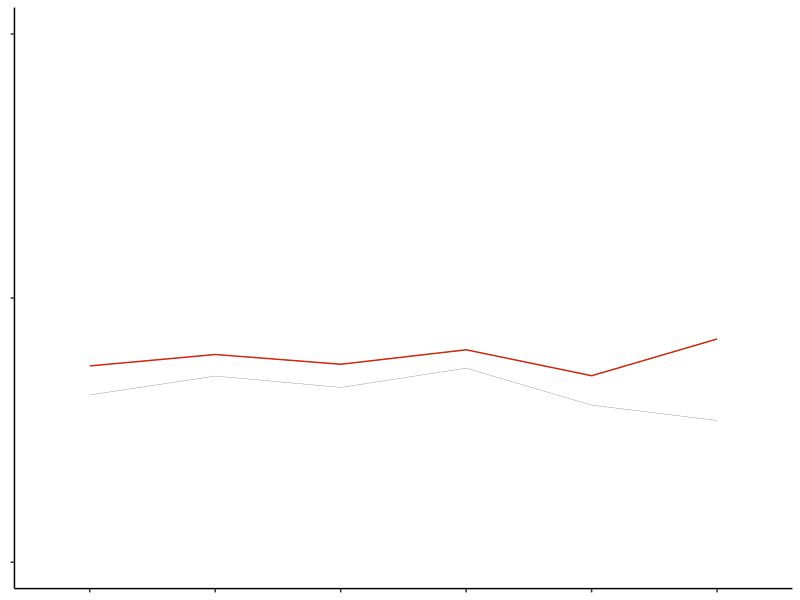
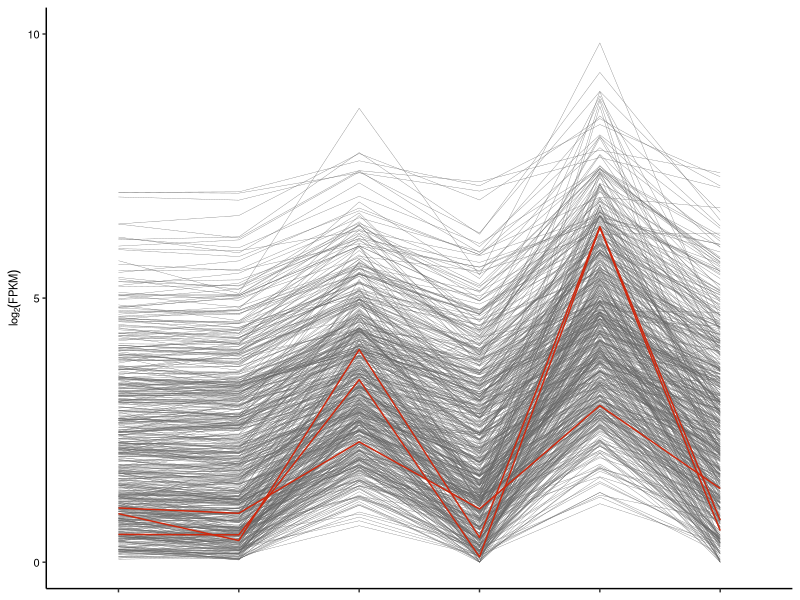
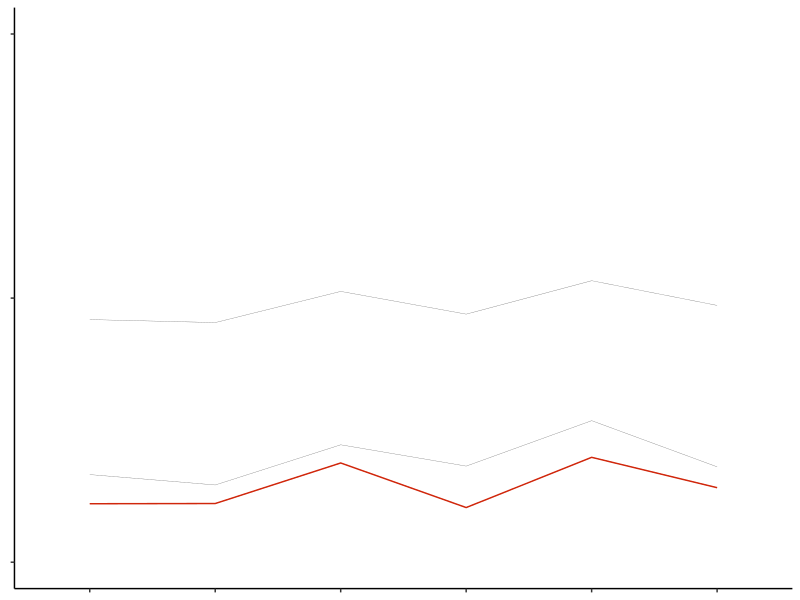
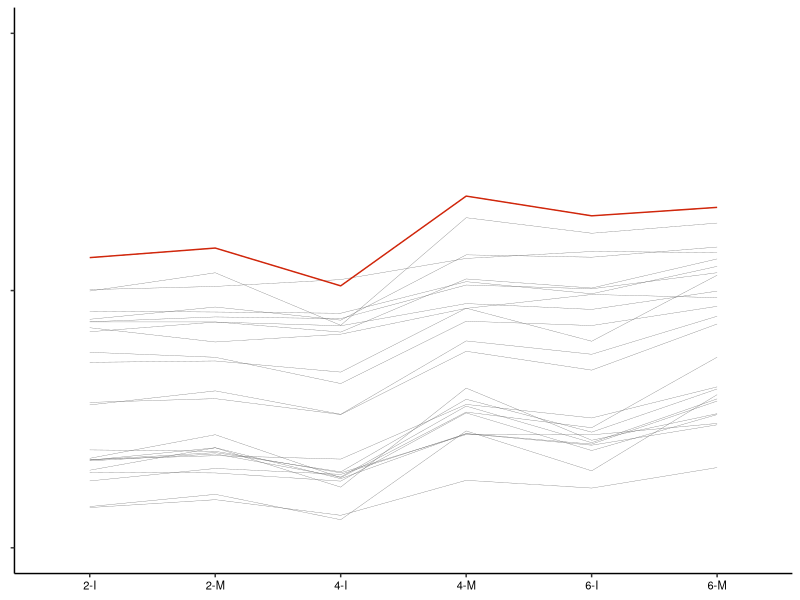
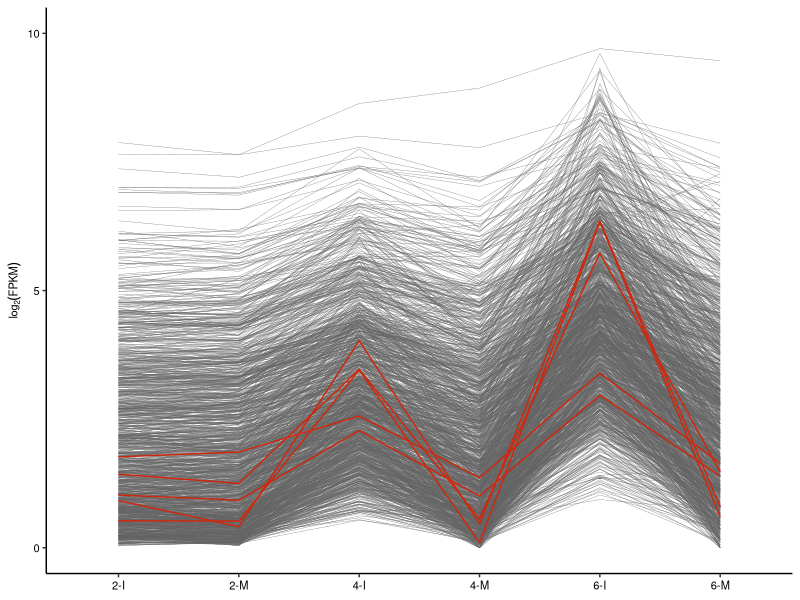
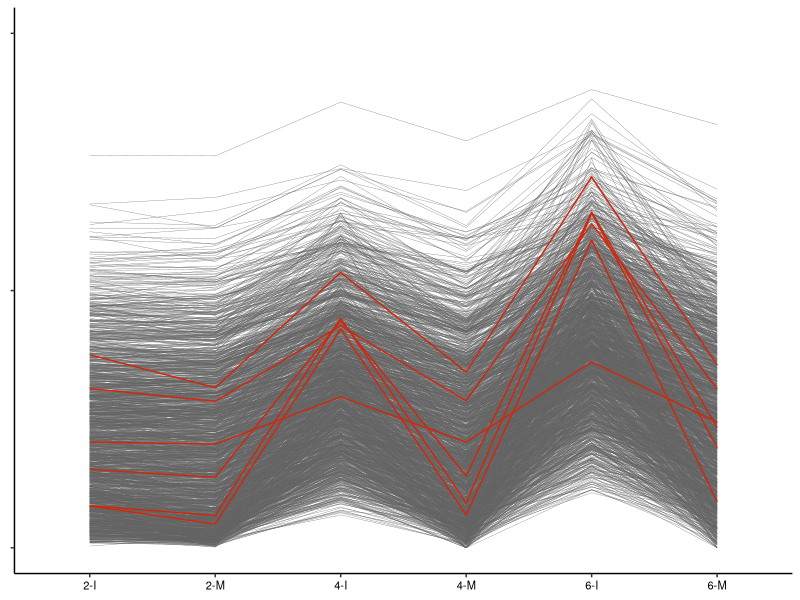
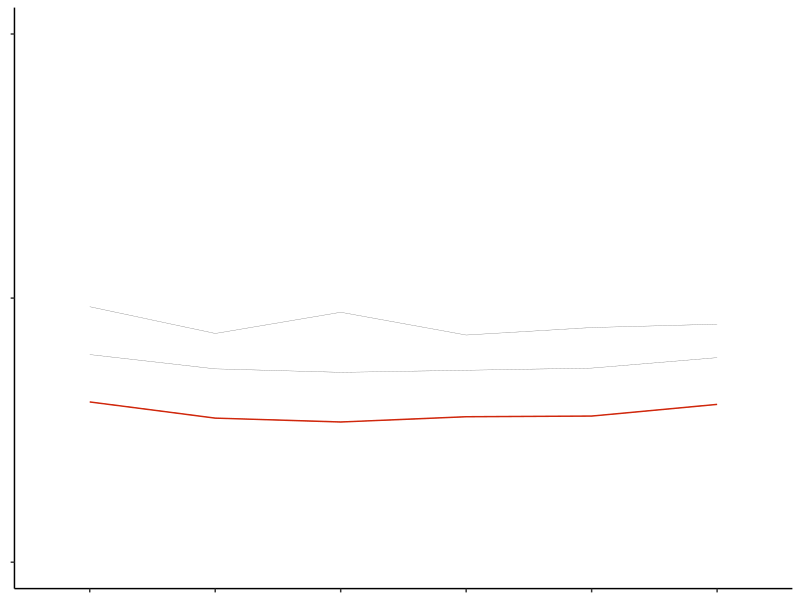
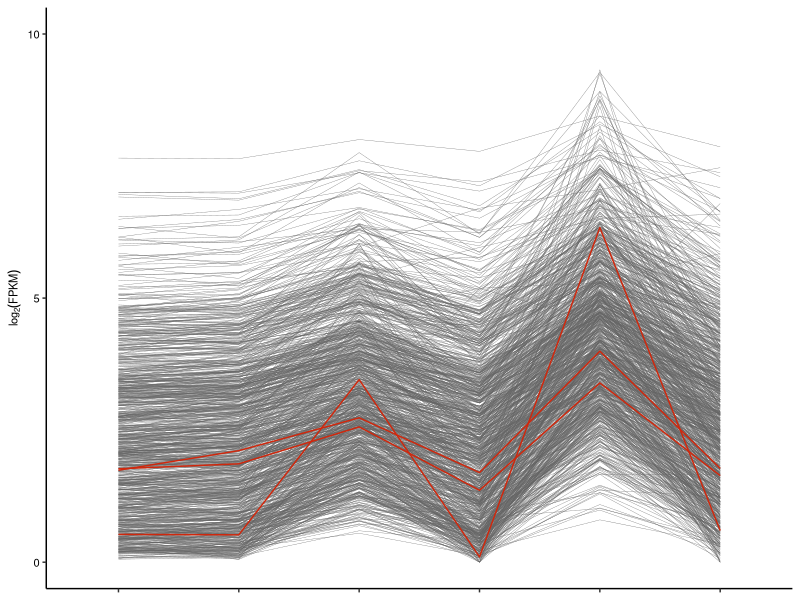

Source code (R) for these figures, in order:
# Figure 3 plotting code
## Eva and Cory
## Started 10/30/18

#load necessary libraries
library(ggplot2)
library(scales)
## Data exploration for figure 3
# Directory for expression matrix files
setwd("~/Documents/GitHub/cory/MPGI/figure4/Expression_graphs")

########DND1

## Import network data: BRACHY
Bd21_BDIBD213.1G0110600 <- read.table("Bd21_BDIBD213.1G0110600_network_expression.txt", header = TRUE, sep = "\t")
attach(Bd21_BDIBD213.1G0110600)
Bd21_BDIBD213.1G0110600$geneid <- as.character(Bd21_BDIBD213.1G0110600$geneid)
Bd21_BDIBD213.1G0110600day2 <- as.matrix(rep(2, nrow(Bd21_BDIBD213.1G0110600)))
Bd21_BDIBD213.1G0110600day4 <- as.matrix(rep(4, nrow(Bd21_BDIBD213.1G0110600)))
Bd21_BDIBD213.1G0110600day6 <- as.matrix(rep(6, nrow(Bd21_BDIBD213.1G0110600)))
Bd21_BDIBD213.1G0110600mock <- as.matrix(rep("Mock", nrow(Bd21_BDIBD213.1G0110600)))
Bd21_BDIBD213.1G0110600inoc <- as.matrix(rep("Inoc", nrow(Bd21_BDIBD213.1G0110600)))
Bd21_BDIBD213.1G0110600geneid <- Bd21_BDIBD213.1G0110600$geneid
Bd21_BDIBD213.1G0110600tmp1 <- cbind(Bd21_BDIBD213.1G0110600geneid, Bd21_BDIBD213.1G0110600day2, Bd21_BDIBD213.1G0110600mock, Bd21_BDIBD213.1G0110600$X2dpi_mock)
Bd21_BDIBD213.1G0110600tmp2 <- cbind(Bd21_BDIBD213.1G0110600geneid, Bd21_BDIBD213.1G0110600day4, Bd21_BDIBD213.1G0110600mock, Bd21_BDIBD213.1G0110600$X4dpi_mock)
Bd21_BDIBD213.1G0110600tmp3 <- cbind(Bd21_BDIBD213.1G0110600geneid, Bd21_BDIBD213.1G0110600day6, Bd21_BDIBD213.1G0110600mock, Bd21_BDIBD213.1G0110600$X6dpi_mock)
Bd21_BDIBD213.1G0110600tmp4 <- cbind(Bd21_BDIBD213.1G0110600geneid, Bd21_BDIBD213.1G0110600day2, Bd21_BDIBD213.1G0110600inoc, Bd21_BDIBD213.1G0110600$X2dpi_inoc)
Bd21_BDIBD213.1G0110600tmp5 <- cbind(Bd21_BDIBD213.1G0110600geneid, Bd21_BDIBD213.1G0110600day4, Bd21_BDIBD213.1G0110600inoc, Bd21_BDIBD213.1G0110600$X4dpi_inoc)
Bd21_BDIBD213.1G0110600tmp6 <- cbind(Bd21_BDIBD213.1G0110600geneid, Bd21_BDIBD213.1G0110600day6, Bd21_BDIBD213.1G0110600inoc, Bd21_BDIBD213.1G0110600$X6dpi_inoc)
Bd21_BDIBD213.1G0110600_ALL <- rbind(Bd21_BDIBD213.1G0110600tmp1, Bd21_BDIBD213.1G0110600tmp2, Bd21_BDIBD213.1G0110600tmp3, Bd21_BDIBD213.1G0110600tmp4, Bd21_BDIBD213.1G0110600tmp5, Bd21_BDIBD213.1G0110600tmp6)
Bd21_BDIBD213.1G0110600_ALL <- as.data.frame(Bd21_BDIBD213.1G0110600_ALL, )
colnames(Bd21_BDIBD213.1G0110600_ALL) <- c("Geneid", "Day", "Treatment", "Average.Expression")
attach(Bd21_BDIBD213.1G0110600_ALL)
Bd21_BDIBD213.1G0110600_ALL$Average.Expression <- as.numeric(as.character(Bd21_BDIBD213.1G0110600_ALL$Average.Expression))
Bd21_BDIBD213.1G0110600_ALL$combined <- paste(Bd21_BDIBD213.1G0110600_ALL$Day, Bd21_BDIBD213.1G0110600_ALL$Treatment)
attach(Bd21_BDIBD213.1G0110600_ALL)

Bd21_BDIBD213.1G0110600_ALL$Average.Expression <- (Bd21_BDIBD213.1G0110600_ALL$Average.Expression + 1)
Bd21_BDIBD213.1G0110600_ALL$log2_exp <- log2(Bd21_BDIBD213.1G0110600_ALL$Average.Expression)
#brachy graph DND1
Bd21_BDIBD213.1G0110600_plot <- ggplot(Bd21_BDIBD213.1G0110600_ALL, aes(x = combined,
                                                                        y = log2_exp,
                                                                        group = Geneid,
                                                                        color = (Geneid == "BDIBD213.1G0110600"))) +
  geom_line(size = 0.1) +
  labs(x = "",
       y = "") +
  scale_y_continuous(breaks = c(0, 5, 10), labels = c("", "", ""),  limits = c(0, 10)) +
  scale_color_manual(values = c("#636363", "#D0270C")) +
  theme(panel.background = element_blank(), 
        axis.line = element_line(color = "black"), 
        axis.text.x = element_blank(),
        axis.text.y = element_text(color = "black", size = 8),
        axis.title.y = element_blank(),
        axis.title.x = element_blank(),
        legend.position = "none") +
  geom_line(data = subset(Bd21_BDIBD213.1G0110600_ALL, Geneid == "BDIBD213.3G0030500"), aes(x = combined, y = log2_exp), color = "#D0270C") +
  geom_line(data = subset(Bd21_BDIBD213.1G0110600_ALL, Geneid == "BDIBD213.1G0357000"), aes(x = combined, y = log2_exp), color = "#D0270C") +
  geom_line(data = subset(Bd21_BDIBD213.1G0110600_ALL, Geneid == "BDIBD213.2G0590100"), aes(x = combined, y = log2_exp), color = "#D0270C") +
  geom_line(data = subset(Bd21_BDIBD213.1G0110600_ALL, Geneid == "BDIBD213.2G0641600"), aes(x = combined, y = log2_exp), color = "#D0270C") +
  geom_line(data = subset(Bd21_BDIBD213.1G0110600_ALL, Geneid == "BDIBD213.1G0110600"), aes(x = combined, y = log2_exp), color = "#D0270C") +
  geom_line(data = subset(Bd21_BDIBD213.1G0110600_ALL, Geneid == "BDIBD213.1G1026800"), aes(x = combined, y = log2_exp), color = "#D0270C") +
  geom_line(data = subset(Bd21_BDIBD213.1G0110600_ALL, Geneid == "BDIBD213.4G0315600"), aes(x = combined, y = log2_exp), color = "#D0270C")
  


ggsave("DND1_Bd21.pdf", plot = Bd21_BDIBD213.1G0110600_plot, device = "pdf", width = 2, height = 0.75, units = "in")
######### W2691
W2691_TRAESCS5D01G404600 <- read.table("W2691_TRAESCS5D01G404600_network_expression.txt", header = TRUE, sep = "\t")
attach(W2691_TRAESCS5D01G404600)
W2691_TRAESCS5D01G404600$geneid <- as.character(W2691_TRAESCS5D01G404600$geneid)
W2691_TRAESCS5D01G404600day2 <- as.matrix(rep(2, nrow(W2691_TRAESCS5D01G404600)))
W2691_TRAESCS5D01G404600day4 <- as.matrix(rep(4, nrow(W2691_TRAESCS5D01G404600)))
W2691_TRAESCS5D01G404600day6 <- as.matrix(rep(6, nrow(W2691_TRAESCS5D01G404600)))
W2691_TRAESCS5D01G404600mock <- as.matrix(rep("Mock", nrow(W2691_TRAESCS5D01G404600)))
W2691_TRAESCS5D01G404600inoc <- as.matrix(rep("Inoc", nrow(W2691_TRAESCS5D01G404600)))
W2691_TRAESCS5D01G404600geneid <- W2691_TRAESCS5D01G404600$geneid
W2691_TRAESCS5D01G404600tmp1 <- cbind(W2691_TRAESCS5D01G404600geneid, W2691_TRAESCS5D01G404600day2, W2691_TRAESCS5D01G404600mock, W2691_TRAESCS5D01G404600$X2dpi_mock)
W2691_TRAESCS5D01G404600tmp2 <- cbind(W2691_TRAESCS5D01G404600geneid, W2691_TRAESCS5D01G404600day4, W2691_TRAESCS5D01G404600mock, W2691_TRAESCS5D01G404600$X4dpi_mock)
W2691_TRAESCS5D01G404600tmp3 <- cbind(W2691_TRAESCS5D01G404600geneid, W2691_TRAESCS5D01G404600day6, W2691_TRAESCS5D01G404600mock, W2691_TRAESCS5D01G404600$X6dpi_mock)
W2691_TRAESCS5D01G404600tmp4 <- cbind(W2691_TRAESCS5D01G404600geneid, W2691_TRAESCS5D01G404600day2, W2691_TRAESCS5D01G404600inoc, W2691_TRAESCS5D01G404600$X2dpi_inoc)
W2691_TRAESCS5D01G404600tmp5 <- cbind(W2691_TRAESCS5D01G404600geneid, W2691_TRAESCS5D01G404600day4, W2691_TRAESCS5D01G404600inoc, W2691_TRAESCS5D01G404600$X4dpi_inoc)
W2691_TRAESCS5D01G404600tmp6 <- cbind(W2691_TRAESCS5D01G404600geneid, W2691_TRAESCS5D01G404600day6, W2691_TRAESCS5D01G404600inoc, W2691_TRAESCS5D01G404600$X6dpi_inoc)
W2691_TRAESCS5D01G404600_ALL <- rbind(W2691_TRAESCS5D01G404600tmp1, W2691_TRAESCS5D01G404600tmp2, W2691_TRAESCS5D01G404600tmp3, W2691_TRAESCS5D01G404600tmp4, W2691_TRAESCS5D01G404600tmp5, W2691_TRAESCS5D01G404600tmp6)
W2691_TRAESCS5D01G404600_ALL <- as.data.frame(W2691_TRAESCS5D01G404600_ALL, )
colnames(W2691_TRAESCS5D01G404600_ALL) <- c("Geneid", "Day", "Treatment", "Average.Expression")
attach(W2691_TRAESCS5D01G404600_ALL)
W2691_TRAESCS5D01G404600_ALL$Average.Expression <- as.numeric(as.character(W2691_TRAESCS5D01G404600_ALL$Average.Expression))
W2691_TRAESCS5D01G404600_ALL$combined <- paste(W2691_TRAESCS5D01G404600_ALL$Day, W2691_TRAESCS5D01G404600_ALL$Treatment)
attach(W2691_TRAESCS5D01G404600_ALL)
W2691_TRAESCS5D01G404600_ALL$Average.Expression <- (W2691_TRAESCS5D01G404600_ALL$Average.Expression+1)
W2691_TRAESCS5D01G404600_ALL$log2_exp <- log2(W2691_TRAESCS5D01G404600_ALL$Average.Expression)
#######W2691 plot

W2691_TRAESCS5D01G404600_plot <- ggplot(W2691_TRAESCS5D01G404600_ALL, aes(x = combined,
                                                                          y = log2_exp,
                                                                          group = Geneid,
                                                                          color = "#636363")) +
  geom_line(size = 0.1) +
  labs(x = "",
       y = expression(log[2](FPKM))) +
  scale_y_continuous(breaks = c(0, 5, 10), limits = c(0, 10)) +
  scale_color_manual(values = c("#636363", "#D0270C")) +
  theme(panel.background = element_blank(), 
        axis.line = element_line(color = "black"), 
        axis.text.x = element_blank(),
        axis.text.y = element_text(color = "black", size = 8),
        axis.title.y = element_text(color = "black", size = 8),
        axis.title.x = element_blank(),
        legend.position = "none",
        plot.title=element_text(size = 1, face = "plain")) +
  geom_line(data = subset(W2691_TRAESCS5D01G404600_ALL, Geneid == "TRAESCS6A01G083200"), aes(x = combined, y = log2_exp), color = "#D0270C") +
  geom_line(data = subset(W2691_TRAESCS5D01G404600_ALL, Geneid == "TRAESCS6B01G113900"), aes(x = combined, y = log2_exp), color = "#D0270C") +
  geom_line(data = subset(W2691_TRAESCS5D01G404600_ALL, Geneid == "TRAESCS6D01G077000"), aes(x = combined, y = log2_exp), color = "#D0270C") +
  geom_line(data = subset(W2691_TRAESCS5D01G404600_ALL, Geneid == "TRAESCS2A01G231900"), aes(x = combined, y = log2_exp), color = "#D0270C") +
  geom_line(data = subset(W2691_TRAESCS5D01G404600_ALL, Geneid == "TRAESCS2B01G253500"), aes(x = combined, y = log2_exp), color = "#D0270C") +
  geom_line(data = subset(W2691_TRAESCS5D01G404600_ALL, Geneid == "TRAESCS2D01G236800"), aes(x = combined, y = log2_exp), color = "#D0270C") +
  geom_line(data = subset(W2691_TRAESCS5D01G404600_ALL, Geneid == "TRAESCS3D01G246000"), aes(x = combined, y = log2_exp), color = "#D0270C") +
  geom_line(data = subset(W2691_TRAESCS5D01G404600_ALL, Geneid == "TRAESCS5D01G404600"), aes(x = combined, y = log2_exp), color = "#D0270C") +
  geom_line(data = subset(W2691_TRAESCS5D01G404600_ALL, Geneid == "TRAESCS4B01G346900"), aes(x = combined, y = log2_exp), color = "#D0270C") +
  geom_line(data = subset(W2691_TRAESCS5D01G404600_ALL, Geneid == "TRAESCS4D01G341800"), aes(x = combined, y = log2_exp), color = "#D0270C") +
  geom_line(data = subset(W2691_TRAESCS5D01G404600_ALL, Geneid == "TRAESCS5A01G515600"), aes(x = combined, y = log2_exp), color = "#D0270C") +
  geom_line(data = subset(W2691_TRAESCS5D01G404600_ALL, Geneid == "TRAESCS4B01G106300"), aes(x = combined, y = log2_exp), color = "#D0270C")

ggsave("DND1_W2691.pdf", plot = W2691_TRAESCS5D01G404600_plot, device = "pdf", width = 2, height = 0.75, units = "in")
#######

######Sr9b

Sr9b_TRAESCS5D01G404600 <- read.table("Sr9b_TRAESCS5D01G404600_network_expression.txt", header = TRUE, sep = "\t")
attach(Sr9b_TRAESCS5D01G404600)
Sr9b_TRAESCS5D01G404600$geneid <- as.character(Sr9b_TRAESCS5D01G404600$geneid)
Sr9b_TRAESCS5D01G404600day2 <- as.matrix(rep(2, nrow(Sr9b_TRAESCS5D01G404600)))
Sr9b_TRAESCS5D01G404600day4 <- as.matrix(rep(4, nrow(Sr9b_TRAESCS5D01G404600)))
Sr9b_TRAESCS5D01G404600day6 <- as.matrix(rep(6, nrow(Sr9b_TRAESCS5D01G404600)))
Sr9b_TRAESCS5D01G404600mock <- as.matrix(rep("Mock", nrow(Sr9b_TRAESCS5D01G404600)))
Sr9b_TRAESCS5D01G404600inoc <- as.matrix(rep("Inoc", nrow(Sr9b_TRAESCS5D01G404600)))
Sr9b_TRAESCS5D01G404600geneid <- Sr9b_TRAESCS5D01G404600$geneid
Sr9b_TRAESCS5D01G404600tmp1 <- cbind(Sr9b_TRAESCS5D01G404600geneid, Sr9b_TRAESCS5D01G404600day2, Sr9b_TRAESCS5D01G404600mock, Sr9b_TRAESCS5D01G404600$X2dpi_mock)
Sr9b_TRAESCS5D01G404600tmp2 <- cbind(Sr9b_TRAESCS5D01G404600geneid, Sr9b_TRAESCS5D01G404600day4, Sr9b_TRAESCS5D01G404600mock, Sr9b_TRAESCS5D01G404600$X4dpi_mock)
Sr9b_TRAESCS5D01G404600tmp3 <- cbind(Sr9b_TRAESCS5D01G404600geneid, Sr9b_TRAESCS5D01G404600day6, Sr9b_TRAESCS5D01G404600mock, Sr9b_TRAESCS5D01G404600$X6dpi_mock)
Sr9b_TRAESCS5D01G404600tmp4 <- cbind(Sr9b_TRAESCS5D01G404600geneid, Sr9b_TRAESCS5D01G404600day2, Sr9b_TRAESCS5D01G404600inoc, Sr9b_TRAESCS5D01G404600$X2dpi_inoc)
Sr9b_TRAESCS5D01G404600tmp5 <- cbind(Sr9b_TRAESCS5D01G404600geneid, Sr9b_TRAESCS5D01G404600day4, Sr9b_TRAESCS5D01G404600inoc, Sr9b_TRAESCS5D01G404600$X4dpi_inoc)
Sr9b_TRAESCS5D01G404600tmp6 <- cbind(Sr9b_TRAESCS5D01G404600geneid, Sr9b_TRAESCS5D01G404600day6, Sr9b_TRAESCS5D01G404600inoc, Sr9b_TRAESCS5D01G404600$X6dpi_inoc)
Sr9b_TRAESCS5D01G404600_ALL <- rbind(Sr9b_TRAESCS5D01G404600tmp1, Sr9b_TRAESCS5D01G404600tmp2, Sr9b_TRAESCS5D01G404600tmp3, Sr9b_TRAESCS5D01G404600tmp4, Sr9b_TRAESCS5D01G404600tmp5, Sr9b_TRAESCS5D01G404600tmp6)
Sr9b_TRAESCS5D01G404600_ALL <- as.data.frame(Sr9b_TRAESCS5D01G404600_ALL, )
colnames(Sr9b_TRAESCS5D01G404600_ALL) <- c("Geneid", "Day", "Treatment", "Average.Expression")
attach(Sr9b_TRAESCS5D01G404600_ALL)
Sr9b_TRAESCS5D01G404600_ALL$Average.Expression <- as.numeric(as.character(Sr9b_TRAESCS5D01G404600_ALL$Average.Expression))
Sr9b_TRAESCS5D01G404600_ALL$combined <- paste(Sr9b_TRAESCS5D01G404600_ALL$Day, Sr9b_TRAESCS5D01G404600_ALL$Treatment)
attach(Sr9b_TRAESCS5D01G404600_ALL)

Sr9b_TRAESCS5D01G404600_ALL$Average.Expression <- (Sr9b_TRAESCS5D01G404600_ALL$Average.Expression+1)
Sr9b_TRAESCS5D01G404600_ALL$log2_exp <- log2(Sr9b_TRAESCS5D01G404600_ALL$Average.Expression)
#######Sr9b plot

Sr9b_TRAESCS5D01G404600_plot <- ggplot(Sr9b_TRAESCS5D01G404600_ALL, aes(x = combined,
                                                                        y = log2_exp,
                                                                        group = Geneid,
                                                                        color = (Geneid == "TRAESCS5D01G404600"))) +
  geom_line(size = 0.1) +
  labs(x = "",
       y = "") +
  scale_y_continuous(breaks = c(0, 5, 10), labels = c("", "", ""), limits = c(0, 10)) +
  scale_color_manual(values = c("#636363", "#D0270C")) +
  theme(panel.background = element_blank(), 
        axis.line = element_line(color = "black"), 
        axis.text.x = element_blank(),
        axis.text.y = element_text(color = "black", size = 8),
        axis.title.y = element_blank(),
        axis.title.x = element_blank(),
        legend.position = "none",
        plot.title=element_text(size = 1, face = "plain")) +
  geom_line(data = subset(Sr9b_TRAESCS5D01G404600_ALL, Geneid == "TRAESCS6A01G083200"), aes(x = combined, y = log2_exp), color = "#D0270C") +
  geom_line(data = subset(Sr9b_TRAESCS5D01G404600_ALL, Geneid == "TRAESCS6B01G113900"), aes(x = combined, y = log2_exp), color = "#D0270C") +
  geom_line(data = subset(Sr9b_TRAESCS5D01G404600_ALL, Geneid == "TRAESCS6D01G077000"), aes(x = combined, y = log2_exp), color = "#D0270C") +
  geom_line(data = subset(Sr9b_TRAESCS5D01G404600_ALL, Geneid == "TRAESCS2A01G231900"), aes(x = combined, y = log2_exp), color = "#D0270C") +
  geom_line(data = subset(Sr9b_TRAESCS5D01G404600_ALL, Geneid == "TRAESCS2B01G253500"), aes(x = combined, y = log2_exp), color = "#D0270C") +
  geom_line(data = subset(Sr9b_TRAESCS5D01G404600_ALL, Geneid == "TRAESCS2D01G236800"), aes(x = combined, y = log2_exp), color = "#D0270C") +
  geom_line(data = subset(Sr9b_TRAESCS5D01G404600_ALL, Geneid == "TRAESCS3D01G246000"), aes(x = combined, y = log2_exp), color = "#D0270C") +
  geom_line(data = subset(Sr9b_TRAESCS5D01G404600_ALL, Geneid == "TRAESCS5D01G404600"), aes(x = combined, y = log2_exp), color = "#D0270C") +
  geom_line(data = subset(Sr9b_TRAESCS5D01G404600_ALL, Geneid == "TRAESCS4B01G346900"), aes(x = combined, y = log2_exp), color = "#D0270C") +
  geom_line(data = subset(Sr9b_TRAESCS5D01G404600_ALL, Geneid == "TRAESCS4D01G341800"), aes(x = combined, y = log2_exp), color = "#D0270C") +
  geom_line(data = subset(Sr9b_TRAESCS5D01G404600_ALL, Geneid == "TRAESCS5A01G515600"), aes(x = combined, y = log2_exp), color = "#D0270C") +
  geom_line(data = subset(Sr9b_TRAESCS5D01G404600_ALL, Geneid == "TRAESCS4B01G106300"), aes(x = combined, y = log2_exp), color = "#D0270C")


ggsave("DND1_Sr9b.pdf", plot = Sr9b_TRAESCS5D01G404600_plot, device = "pdf", width = 2, height =0.75, units = "in")
#######

############### DMR6 #######
###Brachy
Bd21_BDIBD213.1G1026800 <- read.table("Bd21_BDIBD213.1G1026800_network_expression.txt", header = TRUE, sep = "\t")
attach(Bd21_BDIBD213.1G1026800)
Bd21_BDIBD213.1G1026800$geneid <- as.character(Bd21_BDIBD213.1G1026800$geneid)
Bd21_BDIBD213.1G1026800day2 <- as.matrix(rep(2, nrow(Bd21_BDIBD213.1G1026800)))
Bd21_BDIBD213.1G1026800day4 <- as.matrix(rep(4, nrow(Bd21_BDIBD213.1G1026800)))
Bd21_BDIBD213.1G1026800day6 <- as.matrix(rep(6, nrow(Bd21_BDIBD213.1G1026800)))
Bd21_BDIBD213.1G1026800mock <- as.matrix(rep("Mock", nrow(Bd21_BDIBD213.1G1026800)))
Bd21_BDIBD213.1G1026800inoc <- as.matrix(rep("Inoc", nrow(Bd21_BDIBD213.1G1026800)))
Bd21_BDIBD213.1G1026800geneid <- Bd21_BDIBD213.1G1026800$geneid
Bd21_BDIBD213.1G1026800tmp1 <- cbind(Bd21_BDIBD213.1G1026800geneid, Bd21_BDIBD213.1G1026800day2, Bd21_BDIBD213.1G1026800mock, Bd21_BDIBD213.1G1026800$X2dpi_mock)
Bd21_BDIBD213.1G1026800tmp2 <- cbind(Bd21_BDIBD213.1G1026800geneid, Bd21_BDIBD213.1G1026800day4, Bd21_BDIBD213.1G1026800mock, Bd21_BDIBD213.1G1026800$X4dpi_mock)
Bd21_BDIBD213.1G1026800tmp3 <- cbind(Bd21_BDIBD213.1G1026800geneid, Bd21_BDIBD213.1G1026800day6, Bd21_BDIBD213.1G1026800mock, Bd21_BDIBD213.1G1026800$X6dpi_mock)
Bd21_BDIBD213.1G1026800tmp4 <- cbind(Bd21_BDIBD213.1G1026800geneid, Bd21_BDIBD213.1G1026800day2, Bd21_BDIBD213.1G1026800inoc, Bd21_BDIBD213.1G1026800$X2dpi_inoc)
Bd21_BDIBD213.1G1026800tmp5 <- cbind(Bd21_BDIBD213.1G1026800geneid, Bd21_BDIBD213.1G1026800day4, Bd21_BDIBD213.1G1026800inoc, Bd21_BDIBD213.1G1026800$X4dpi_inoc)
Bd21_BDIBD213.1G1026800tmp6 <- cbind(Bd21_BDIBD213.1G1026800geneid, Bd21_BDIBD213.1G1026800day6, Bd21_BDIBD213.1G1026800inoc, Bd21_BDIBD213.1G1026800$X6dpi_inoc)
Bd21_BDIBD213.1G1026800_ALL <- rbind(Bd21_BDIBD213.1G1026800tmp1, Bd21_BDIBD213.1G1026800tmp2, Bd21_BDIBD213.1G1026800tmp3, Bd21_BDIBD213.1G1026800tmp4, Bd21_BDIBD213.1G1026800tmp5, Bd21_BDIBD213.1G1026800tmp6)
Bd21_BDIBD213.1G1026800_ALL <- as.data.frame(Bd21_BDIBD213.1G1026800_ALL, )
colnames(Bd21_BDIBD213.1G1026800_ALL) <- c("Geneid", "Day", "Treatment", "Average.Expression")
attach(Bd21_BDIBD213.1G1026800_ALL)
Bd21_BDIBD213.1G1026800_ALL$Average.Expression <- as.numeric(as.character(Bd21_BDIBD213.1G1026800_ALL$Average.Expression))
Bd21_BDIBD213.1G1026800_ALL$combined <- paste(Bd21_BDIBD213.1G1026800_ALL$Day, Bd21_BDIBD213.1G1026800_ALL$Treatment)
attach(Bd21_BDIBD213.1G1026800_ALL)
Bd21_BDIBD213.1G1026800_ALL$combined <- gsub("2 Mock", "2-M", Bd21_BDIBD213.1G1026800_ALL$combined)
Bd21_BDIBD213.1G1026800_ALL$combined <- gsub("2 Inoc", "2-I", Bd21_BDIBD213.1G1026800_ALL$combined)
Bd21_BDIBD213.1G1026800_ALL$combined <- gsub("4 Mock", "4-M", Bd21_BDIBD213.1G1026800_ALL$combined)
Bd21_BDIBD213.1G1026800_ALL$combined <- gsub("4 Inoc", "4-I", Bd21_BDIBD213.1G1026800_ALL$combined)
Bd21_BDIBD213.1G1026800_ALL$combined <- gsub("6 Mock", "6-M", Bd21_BDIBD213.1G1026800_ALL$combined)
Bd21_BDIBD213.1G1026800_ALL$combined <- gsub("6 Inoc", "6-I", Bd21_BDIBD213.1G1026800_ALL$combined)

Bd21_BDIBD213.1G1026800_ALL$Average.Expression <- (Bd21_BDIBD213.1G1026800_ALL$Average.Expression+1)
Bd21_BDIBD213.1G1026800_ALL$log2_exp <- log2(Bd21_BDIBD213.1G1026800_ALL$Average.Expression)

##################

##Brachy graph
Bd21_BDIBD213.1G1026800_plot <- ggplot(Bd21_BDIBD213.1G1026800_ALL, aes(x = combined,
                                                                        y = log2_exp,
                                                                        group = Geneid,
                                                                        color = (Geneid == "BDIBD213.1G1026800"))) +
  geom_line(size = 0.1) +
  labs(x = "",
       y = "") +
  scale_y_continuous(breaks = c(0, 5, 10), labels = c("", "", ""), limits = c(0, 10)) +
  scale_color_manual(values = c("#636363", "#D0270C")) +
  theme(panel.background = element_blank(), 
        axis.line = element_line(color = "black"), 
        axis.text.x = element_text(color = "black", size = 8),
        axis.text.y = element_text(color = "black", size = 8),
        axis.title.y = element_blank(),
        axis.title.x = element_blank(),
        legend.position = "none") +
  geom_line(data = subset(Bd21_BDIBD213.1G1026800_ALL, Geneid == "BDIBD213.3G0030500"), aes(x = combined, y = log2_exp), color = "#D0270C") +
  geom_line(data = subset(Bd21_BDIBD213.1G1026800_ALL, Geneid == "BDIBD213.1G0357000"), aes(x = combined, y = log2_exp), color = "#D0270C") +
  geom_line(data = subset(Bd21_BDIBD213.1G1026800_ALL, Geneid == "BDIBD213.2G0590100"), aes(x = combined, y = log2_exp), color = "#D0270C") +
  geom_line(data = subset(Bd21_BDIBD213.1G1026800_ALL, Geneid == "BDIBD213.2G0641600"), aes(x = combined, y = log2_exp), color = "#D0270C") +
  geom_line(data = subset(Bd21_BDIBD213.1G1026800_ALL, Geneid == "BDIBD213.1G0110600"), aes(x = combined, y = log2_exp), color = "#D0270C") +
  geom_line(data = subset(Bd21_BDIBD213.1G1026800_ALL, Geneid == "BDIBD213.1G1026800"), aes(x = combined, y = log2_exp), color = "#D0270C") +
  geom_line(data = subset(Bd21_BDIBD213.1G1026800_ALL, Geneid == "BDIBD213.4G0315600"), aes(x = combined, y = log2_exp), color = "#D0270C")


ggsave("DMR6_Bd21.pdf", plot = Bd21_BDIBD213.1G1026800_plot, device = "pdf", width = 2, height = 0.75, units = "in")
######

### W2691
W2691_TRAESCS4B01G346900 <- read.table("W2691_TRAESCS4B01G346900_network_expression.txt", header = TRUE, sep = "\t")
attach(W2691_TRAESCS4B01G346900)
W2691_TRAESCS4B01G346900$geneid <- as.character(W2691_TRAESCS4B01G346900$geneid)
W2691_TRAESCS4B01G346900day2 <- as.matrix(rep(2, nrow(W2691_TRAESCS4B01G346900)))
W2691_TRAESCS4B01G346900day4 <- as.matrix(rep(4, nrow(W2691_TRAESCS4B01G346900)))
W2691_TRAESCS4B01G346900day6 <- as.matrix(rep(6, nrow(W2691_TRAESCS4B01G346900)))
W2691_TRAESCS4B01G346900mock <- as.matrix(rep("Mock", nrow(W2691_TRAESCS4B01G346900)))
W2691_TRAESCS4B01G346900inoc <- as.matrix(rep("Inoc", nrow(W2691_TRAESCS4B01G346900)))
W2691_TRAESCS4B01G346900geneid <- W2691_TRAESCS4B01G346900$geneid
W2691_TRAESCS4B01G346900tmp1 <- cbind(W2691_TRAESCS4B01G346900geneid, W2691_TRAESCS4B01G346900day2, W2691_TRAESCS4B01G346900mock, W2691_TRAESCS4B01G346900$X2dpi_mock)
W2691_TRAESCS4B01G346900tmp2 <- cbind(W2691_TRAESCS4B01G346900geneid, W2691_TRAESCS4B01G346900day4, W2691_TRAESCS4B01G346900mock, W2691_TRAESCS4B01G346900$X4dpi_mock)
W2691_TRAESCS4B01G346900tmp3 <- cbind(W2691_TRAESCS4B01G346900geneid, W2691_TRAESCS4B01G346900day6, W2691_TRAESCS4B01G346900mock, W2691_TRAESCS4B01G346900$X6dpi_mock)
W2691_TRAESCS4B01G346900tmp4 <- cbind(W2691_TRAESCS4B01G346900geneid, W2691_TRAESCS4B01G346900day2, W2691_TRAESCS4B01G346900inoc, W2691_TRAESCS4B01G346900$X2dpi_inoc)
W2691_TRAESCS4B01G346900tmp5 <- cbind(W2691_TRAESCS4B01G346900geneid, W2691_TRAESCS4B01G346900day4, W2691_TRAESCS4B01G346900inoc, W2691_TRAESCS4B01G346900$X4dpi_inoc)
W2691_TRAESCS4B01G346900tmp6 <- cbind(W2691_TRAESCS4B01G346900geneid, W2691_TRAESCS4B01G346900day6, W2691_TRAESCS4B01G346900inoc, W2691_TRAESCS4B01G346900$X6dpi_inoc)
W2691_TRAESCS4B01G346900_ALL <- rbind(W2691_TRAESCS4B01G346900tmp1, W2691_TRAESCS4B01G346900tmp2, W2691_TRAESCS4B01G346900tmp3, W2691_TRAESCS4B01G346900tmp4, W2691_TRAESCS4B01G346900tmp5, W2691_TRAESCS4B01G346900tmp6)
W2691_TRAESCS4B01G346900_ALL <- as.data.frame(W2691_TRAESCS4B01G346900_ALL, )
colnames(W2691_TRAESCS4B01G346900_ALL) <- c("Geneid", "Day", "Treatment", "Average.Expression")
attach(W2691_TRAESCS4B01G346900_ALL)
W2691_TRAESCS4B01G346900_ALL$Average.Expression <- as.numeric(as.character(W2691_TRAESCS4B01G346900_ALL$Average.Expression))
W2691_TRAESCS4B01G346900_ALL$combined <- paste(W2691_TRAESCS4B01G346900_ALL$Day, W2691_TRAESCS4B01G346900_ALL$Treatment)
attach(W2691_TRAESCS4B01G346900_ALL)
W2691_TRAESCS4B01G346900_ALL$combined <- gsub("2 Mock", "2-M", W2691_TRAESCS4B01G346900_ALL$combined)
W2691_TRAESCS4B01G346900_ALL$combined <- gsub("2 Inoc", "2-I", W2691_TRAESCS4B01G346900_ALL$combined)
W2691_TRAESCS4B01G346900_ALL$combined <- gsub("4 Mock", "4-M", W2691_TRAESCS4B01G346900_ALL$combined)
W2691_TRAESCS4B01G346900_ALL$combined <- gsub("4 Inoc", "4-I", W2691_TRAESCS4B01G346900_ALL$combined)
W2691_TRAESCS4B01G346900_ALL$combined <- gsub("6 Mock", "6-M", W2691_TRAESCS4B01G346900_ALL$combined)
W2691_TRAESCS4B01G346900_ALL$combined <- gsub("6 Inoc", "6-I", W2691_TRAESCS4B01G346900_ALL$combined)

W2691_TRAESCS4B01G346900_ALL$Average.Expression <- (W2691_TRAESCS4B01G346900_ALL$Average.Expression+1)
W2691_TRAESCS4B01G346900_ALL$log2_exp <- log2(W2691_TRAESCS4B01G346900_ALL$Average.Expression)

########


### W2691 plot
W2691_TRAESCS4B01G346900_plot <- ggplot(W2691_TRAESCS4B01G346900_ALL, aes(x = combined,
                                                                          y = log2_exp,
                                                                          group = Geneid,
                                                                          color = "#636363")) +
  geom_line(size = 0.1) +
  labs(x = "",
       y = expression(log[2](FPKM))) +
  scale_y_continuous(breaks = c(0, 5, 10), limits = c(0, 10)) +
  scale_color_manual(values = c("#636363", "#D0270C")) +
  theme(panel.background = element_blank(), 
        axis.line = element_line(color = "black"), 
        axis.text.x = element_text(color = "black", size = 8),
        axis.text.y = element_text(color = "black", size = 8),
        axis.title.y = element_text(color = "black", size = 8),
        axis.title.x = element_blank(),
        legend.position = "none") +
  geom_line(data = subset(W2691_TRAESCS4B01G346900_ALL, Geneid == "TRAESCS6A01G083200"), aes(x = combined, y = log2_exp), color = "#D0270C") +
  geom_line(data = subset(W2691_TRAESCS4B01G346900_ALL, Geneid == "TRAESCS6B01G113900"), aes(x = combined, y = log2_exp), color = "#D0270C") +
  geom_line(data = subset(W2691_TRAESCS4B01G346900_ALL, Geneid == "TRAESCS6D01G077000"), aes(x = combined, y = log2_exp), color = "#D0270C") +
  geom_line(data = subset(W2691_TRAESCS4B01G346900_ALL, Geneid == "TRAESCS2A01G231900"), aes(x = combined, y = log2_exp), color = "#D0270C") +
  geom_line(data = subset(W2691_TRAESCS4B01G346900_ALL, Geneid == "TRAESCS2B01G253500"), aes(x = combined, y = log2_exp), color = "#D0270C") +
  geom_line(data = subset(W2691_TRAESCS4B01G346900_ALL, Geneid == "TRAESCS2D01G236800"), aes(x = combined, y = log2_exp), color = "#D0270C") +
  geom_line(data = subset(W2691_TRAESCS4B01G346900_ALL, Geneid == "TRAESCS3D01G246000"), aes(x = combined, y = log2_exp), color = "#D0270C") +
  geom_line(data = subset(W2691_TRAESCS4B01G346900_ALL, Geneid == "TRAESCS5D01G404600"), aes(x = combined, y = log2_exp), color = "#D0270C") +
  geom_line(data = subset(W2691_TRAESCS4B01G346900_ALL, Geneid == "TRAESCS4B01G346900"), aes(x = combined, y = log2_exp), color = "#D0270C") +
  geom_line(data = subset(W2691_TRAESCS4B01G346900_ALL, Geneid == "TRAESCS4D01G341800"), aes(x = combined, y = log2_exp), color = "#D0270C") +
  geom_line(data = subset(W2691_TRAESCS4B01G346900_ALL, Geneid == "TRAESCS5A01G515600"), aes(x = combined, y = log2_exp), color = "#D0270C") +
  geom_line(data = subset(W2691_TRAESCS4B01G346900_ALL, Geneid == "TRAESCS4B01G106300"), aes(x = combined, y = log2_exp), color = "#D0270C")

ggsave("DMR6_W2691.pdf", plot = W2691_TRAESCS4B01G346900_plot, device = "pdf", width = 2, height = 0.78, units = "in")


#### Sr9b
Sr9b_TRAESCS4B01G346900 <- read.table("Sr9b_TRAESCS4B01G346900_network_expression.txt", header = TRUE, sep = "\t")
attach(Sr9b_TRAESCS4B01G346900)
Sr9b_TRAESCS4B01G346900$geneid <- as.character(Sr9b_TRAESCS4B01G346900$geneid)
Sr9b_TRAESCS4B01G346900day2 <- as.matrix(rep(2, nrow(Sr9b_TRAESCS4B01G346900)))
Sr9b_TRAESCS4B01G346900day4 <- as.matrix(rep(4, nrow(Sr9b_TRAESCS4B01G346900)))
Sr9b_TRAESCS4B01G346900day6 <- as.matrix(rep(6, nrow(Sr9b_TRAESCS4B01G346900)))
Sr9b_TRAESCS4B01G346900mock <- as.matrix(rep("Mock", nrow(Sr9b_TRAESCS4B01G346900)))
Sr9b_TRAESCS4B01G346900inoc <- as.matrix(rep("Inoc", nrow(Sr9b_TRAESCS4B01G346900)))
Sr9b_TRAESCS4B01G346900geneid <- Sr9b_TRAESCS4B01G346900$geneid
Sr9b_TRAESCS4B01G346900tmp1 <- cbind(Sr9b_TRAESCS4B01G346900geneid, Sr9b_TRAESCS4B01G346900day2, Sr9b_TRAESCS4B01G346900mock, Sr9b_TRAESCS4B01G346900$X2dpi_mock)
Sr9b_TRAESCS4B01G346900tmp2 <- cbind(Sr9b_TRAESCS4B01G346900geneid, Sr9b_TRAESCS4B01G346900day4, Sr9b_TRAESCS4B01G346900mock, Sr9b_TRAESCS4B01G346900$X4dpi_mock)
Sr9b_TRAESCS4B01G346900tmp3 <- cbind(Sr9b_TRAESCS4B01G346900geneid, Sr9b_TRAESCS4B01G346900day6, Sr9b_TRAESCS4B01G346900mock, Sr9b_TRAESCS4B01G346900$X6dpi_mock)
Sr9b_TRAESCS4B01G346900tmp4 <- cbind(Sr9b_TRAESCS4B01G346900geneid, Sr9b_TRAESCS4B01G346900day2, Sr9b_TRAESCS4B01G346900inoc, Sr9b_TRAESCS4B01G346900$X2dpi_inoc)
Sr9b_TRAESCS4B01G346900tmp5 <- cbind(Sr9b_TRAESCS4B01G346900geneid, Sr9b_TRAESCS4B01G346900day4, Sr9b_TRAESCS4B01G346900inoc, Sr9b_TRAESCS4B01G346900$X4dpi_inoc)
Sr9b_TRAESCS4B01G346900tmp6 <- cbind(Sr9b_TRAESCS4B01G346900geneid, Sr9b_TRAESCS4B01G346900day6, Sr9b_TRAESCS4B01G346900inoc, Sr9b_TRAESCS4B01G346900$X6dpi_inoc)
Sr9b_TRAESCS4B01G346900_ALL <- rbind(Sr9b_TRAESCS4B01G346900tmp1, Sr9b_TRAESCS4B01G346900tmp2, Sr9b_TRAESCS4B01G346900tmp3, Sr9b_TRAESCS4B01G346900tmp4, Sr9b_TRAESCS4B01G346900tmp5, Sr9b_TRAESCS4B01G346900tmp6)
Sr9b_TRAESCS4B01G346900_ALL <- as.data.frame(Sr9b_TRAESCS4B01G346900_ALL, )
colnames(Sr9b_TRAESCS4B01G346900_ALL) <- c("Geneid", "Day", "Treatment", "Average.Expression")
attach(Sr9b_TRAESCS4B01G346900_ALL)
Sr9b_TRAESCS4B01G346900_ALL$Average.Expression <- as.numeric(as.character(Sr9b_TRAESCS4B01G346900_ALL$Average.Expression))
Sr9b_TRAESCS4B01G346900_ALL$combined <- paste(Sr9b_TRAESCS4B01G346900_ALL$Day, Sr9b_TRAESCS4B01G346900_ALL$Treatment)
attach(Sr9b_TRAESCS4B01G346900_ALL)
Sr9b_TRAESCS4B01G346900_ALL$combined <- gsub("2 Mock", "2-M", Sr9b_TRAESCS4B01G346900_ALL$combined)
Sr9b_TRAESCS4B01G346900_ALL$combined <- gsub("2 Inoc", "2-I", Sr9b_TRAESCS4B01G346900_ALL$combined)
Sr9b_TRAESCS4B01G346900_ALL$combined <- gsub("4 Mock", "4-M", Sr9b_TRAESCS4B01G346900_ALL$combined)
Sr9b_TRAESCS4B01G346900_ALL$combined <- gsub("4 Inoc", "4-I", Sr9b_TRAESCS4B01G346900_ALL$combined)
Sr9b_TRAESCS4B01G346900_ALL$combined <- gsub("6 Mock", "6-M", Sr9b_TRAESCS4B01G346900_ALL$combined)
Sr9b_TRAESCS4B01G346900_ALL$combined <- gsub("6 Inoc", "6-I", Sr9b_TRAESCS4B01G346900_ALL$combined)

Sr9b_TRAESCS4B01G346900_ALL$Average.Expression <- (Sr9b_TRAESCS4B01G346900_ALL$Average.Expression+1)
Sr9b_TRAESCS4B01G346900_ALL$log2_exp <- log2(Sr9b_TRAESCS4B01G346900_ALL$Average.Expression)

########

##Sr9b plot
Sr9b_TRAESCS4B01G346900_plot <- ggplot(Sr9b_TRAESCS4B01G346900_ALL, aes(x = combined,
                                                                        y = log2_exp,
                                                                        group = Geneid,
                                                                        color = "#636363")) +
  geom_line(size = 0.1) +
  labs(x = "",
       y = "") +
  scale_color_manual(values = c("#636363", "#D0270C")) +
  scale_y_continuous(breaks = c(0, 5, 10), labels = c("", "", ""), limits = c(0, 10)) +
  theme(panel.background = element_blank(), 
        axis.line = element_line(color = "black"), 
        axis.text.x = element_text(color = "black", size = 8),
        axis.text.y = element_text(color = "black", size = 8),
        axis.title.y = element_blank(),
        axis.title.x = element_blank(),
        legend.position = "none") +
  geom_line(data = subset(Sr9b_TRAESCS4B01G346900_ALL, Geneid == "TRAESCS6A01G083200"), aes(x = combined, y = log2_exp), color = "#D0270C") +
  geom_line(data = subset(Sr9b_TRAESCS4B01G346900_ALL, Geneid == "TRAESCS6B01G113900"), aes(x = combined, y = log2_exp), color = "#D0270C") +
  geom_line(data = subset(Sr9b_TRAESCS4B01G346900_ALL, Geneid == "TRAESCS6D01G077000"), aes(x = combined, y = log2_exp), color = "#D0270C") +
  geom_line(data = subset(Sr9b_TRAESCS4B01G346900_ALL, Geneid == "TRAESCS2A01G231900"), aes(x = combined, y = log2_exp), color = "#D0270C") +
  geom_line(data = subset(Sr9b_TRAESCS4B01G346900_ALL, Geneid == "TRAESCS2B01G253500"), aes(x = combined, y = log2_exp), color = "#D0270C") +
  geom_line(data = subset(Sr9b_TRAESCS4B01G346900_ALL, Geneid == "TRAESCS2D01G236800"), aes(x = combined, y = log2_exp), color = "#D0270C") +
  geom_line(data = subset(Sr9b_TRAESCS4B01G346900_ALL, Geneid == "TRAESCS3D01G246000"), aes(x = combined, y = log2_exp), color = "#D0270C") +
  geom_line(data = subset(Sr9b_TRAESCS4B01G346900_ALL, Geneid == "TRAESCS5D01G404600"), aes(x = combined, y = log2_exp), color = "#D0270C") +
  geom_line(data = subset(Sr9b_TRAESCS4B01G346900_ALL, Geneid == "TRAESCS4B01G346900"), aes(x = combined, y = log2_exp), color = "#D0270C") +
  geom_line(data = subset(Sr9b_TRAESCS4B01G346900_ALL, Geneid == "TRAESCS4D01G341800"), aes(x = combined, y = log2_exp), color = "#D0270C") +
  geom_line(data = subset(Sr9b_TRAESCS4B01G346900_ALL, Geneid == "TRAESCS5A01G515600"), aes(x = combined, y = log2_exp), color = "#D0270C") +
  geom_line(data = subset(Sr9b_TRAESCS4B01G346900_ALL, Geneid == "TRAESCS4B01G106300"), aes(x = combined, y = log2_exp), color = "#D0270C")

ggsave("DMR6_Sr9b.pdf", plot = Sr9b_TRAESCS4B01G346900_plot, device = "pdf", width = 2, height = 0.75, units = "in")
#######

############### VAD1 ##############

## Brachy
Bd21_BDIBD213.1G0357000 <- read.table("Bd21_BDIBD213.1G0357000_network_expression.txt", header = TRUE, sep = "\t")
attach(Bd21_BDIBD213.1G0357000)
Bd21_BDIBD213.1G0357000$geneid <- as.character(Bd21_BDIBD213.1G0357000$geneid)
Bd21_BDIBD213.1G0357000day2 <- as.matrix(rep(2, nrow(Bd21_BDIBD213.1G0357000)))
Bd21_BDIBD213.1G0357000day4 <- as.matrix(rep(4, nrow(Bd21_BDIBD213.1G0357000)))
Bd21_BDIBD213.1G0357000day6 <- as.matrix(rep(6, nrow(Bd21_BDIBD213.1G0357000)))
Bd21_BDIBD213.1G0357000mock <- as.matrix(rep("Mock", nrow(Bd21_BDIBD213.1G0357000)))
Bd21_BDIBD213.1G0357000inoc <- as.matrix(rep("Inoc", nrow(Bd21_BDIBD213.1G0357000)))
Bd21_BDIBD213.1G0357000geneid <- Bd21_BDIBD213.1G0357000$geneid
Bd21_BDIBD213.1G0357000tmp1 <- cbind(Bd21_BDIBD213.1G0357000geneid, Bd21_BDIBD213.1G0357000day2, Bd21_BDIBD213.1G0357000mock, Bd21_BDIBD213.1G0357000$X2dpi_mock)
Bd21_BDIBD213.1G0357000tmp2 <- cbind(Bd21_BDIBD213.1G0357000geneid, Bd21_BDIBD213.1G0357000day4, Bd21_BDIBD213.1G0357000mock, Bd21_BDIBD213.1G0357000$X4dpi_mock)
Bd21_BDIBD213.1G0357000tmp3 <- cbind(Bd21_BDIBD213.1G0357000geneid, Bd21_BDIBD213.1G0357000day6, Bd21_BDIBD213.1G0357000mock, Bd21_BDIBD213.1G0357000$X6dpi_mock)
Bd21_BDIBD213.1G0357000tmp4 <- cbind(Bd21_BDIBD213.1G0357000geneid, Bd21_BDIBD213.1G0357000day2, Bd21_BDIBD213.1G0357000inoc, Bd21_BDIBD213.1G0357000$X2dpi_inoc)
Bd21_BDIBD213.1G0357000tmp5 <- cbind(Bd21_BDIBD213.1G0357000geneid, Bd21_BDIBD213.1G0357000day4, Bd21_BDIBD213.1G0357000inoc, Bd21_BDIBD213.1G0357000$X4dpi_inoc)
Bd21_BDIBD213.1G0357000tmp6 <- cbind(Bd21_BDIBD213.1G0357000geneid, Bd21_BDIBD213.1G0357000day6, Bd21_BDIBD213.1G0357000inoc, Bd21_BDIBD213.1G0357000$X6dpi_inoc)
Bd21_BDIBD213.1G0357000_ALL <- rbind(Bd21_BDIBD213.1G0357000tmp1, Bd21_BDIBD213.1G0357000tmp2, Bd21_BDIBD213.1G0357000tmp3, Bd21_BDIBD213.1G0357000tmp4, Bd21_BDIBD213.1G0357000tmp5, Bd21_BDIBD213.1G0357000tmp6)
Bd21_BDIBD213.1G0357000_ALL <- as.data.frame(Bd21_BDIBD213.1G0357000_ALL, )
colnames(Bd21_BDIBD213.1G0357000_ALL) <- c("Geneid", "Day", "Treatment", "Average.Expression")
attach(Bd21_BDIBD213.1G0357000_ALL)
Bd21_BDIBD213.1G0357000_ALL$Average.Expression <- as.numeric(as.character(Bd21_BDIBD213.1G0357000_ALL$Average.Expression))
Bd21_BDIBD213.1G0357000_ALL$combined <- paste(Bd21_BDIBD213.1G0357000_ALL$Day, Bd21_BDIBD213.1G0357000_ALL$Treatment)
attach(Bd21_BDIBD213.1G0357000_ALL)

Bd21_BDIBD213.1G0357000_ALL$Average.Expression <- (Bd21_BDIBD213.1G0357000_ALL$Average.Expression+1)
Bd21_BDIBD213.1G0357000_ALL$log2_exp <- log2(Bd21_BDIBD213.1G0357000_ALL$Average.Expression)

########################

#brachy plot
Bd21_BDIBD213.1G0357000_plot <- ggplot(Bd21_BDIBD213.1G0357000_ALL, aes(x = combined,
                                                                        y = log2_exp,
                                                                        group = Geneid,
                                                                        color = (Geneid == "BDIBD213.1G0357000"))) +
  geom_line(size = 0.1) +
  labs(x = "",
       y = "") +
  scale_y_continuous(breaks = c(0, 5, 10), labels = c("", "", ""), limits = c(0, 10)) +
  scale_color_manual(values = c("#636363", "#D0270C")) +
  theme(panel.background = element_blank(), 
        axis.line = element_line(color = "black"), 
        axis.text.x = element_blank(),
        axis.text.y = element_text(color = "black", size = 8),
        axis.title.y = element_blank(),
        axis.title.x = element_blank(),
        legend.position = "none") +
  geom_line(data = subset(Bd21_BDIBD213.1G0357000_ALL, Geneid == "BDIBD213.3G0030500"), aes(x = combined, y = log2_exp), color = "#D0270C") +
  geom_line(data = subset(Bd21_BDIBD213.1G0357000_ALL, Geneid == "BDIBD213.1G0357000"), aes(x = combined, y = log2_exp), color = "#D0270C") +
  geom_line(data = subset(Bd21_BDIBD213.1G0357000_ALL, Geneid == "BDIBD213.2G0590100"), aes(x = combined, y = log2_exp), color = "#D0270C") +
  geom_line(data = subset(Bd21_BDIBD213.1G0357000_ALL, Geneid == "BDIBD213.2G0641600"), aes(x = combined, y = log2_exp), color = "#D0270C") +
  geom_line(data = subset(Bd21_BDIBD213.1G0357000_ALL, Geneid == "BDIBD213.1G0110600"), aes(x = combined, y = log2_exp), color = "#D0270C") +
  geom_line(data = subset(Bd21_BDIBD213.1G0357000_ALL, Geneid == "BDIBD213.1G1026800"), aes(x = combined, y = log2_exp), color = "#D0270C") +
  geom_line(data = subset(Bd21_BDIBD213.1G0357000_ALL, Geneid == "BDIBD213.4G0315600"), aes(x = combined, y = log2_exp), color = "#D0270C")


ggsave("VAD1_Bd21.pdf", plot = Bd21_BDIBD213.1G0357000_plot, device = "pdf", width = 2, height = 0.75, units = "in")

######### W2691
W2691_TRAESCS2A01G231900 <- read.table("W2691_TRAESCS2A01G231900_network_expression.txt", header = TRUE, sep = "\t")
attach(W2691_TRAESCS2A01G231900)
W2691_TRAESCS2A01G231900$geneid <- as.character(W2691_TRAESCS2A01G231900$geneid)
W2691_TRAESCS2A01G231900day2 <- as.matrix(rep(2, nrow(W2691_TRAESCS2A01G231900)))
W2691_TRAESCS2A01G231900day4 <- as.matrix(rep(4, nrow(W2691_TRAESCS2A01G231900)))
W2691_TRAESCS2A01G231900day6 <- as.matrix(rep(6, nrow(W2691_TRAESCS2A01G231900)))
W2691_TRAESCS2A01G231900mock <- as.matrix(rep("Mock", nrow(W2691_TRAESCS2A01G231900)))
W2691_TRAESCS2A01G231900inoc <- as.matrix(rep("Inoc", nrow(W2691_TRAESCS2A01G231900)))
W2691_TRAESCS2A01G231900geneid <- W2691_TRAESCS2A01G231900$geneid
W2691_TRAESCS2A01G231900tmp1 <- cbind(W2691_TRAESCS2A01G231900geneid, W2691_TRAESCS2A01G231900day2, W2691_TRAESCS2A01G231900mock, W2691_TRAESCS2A01G231900$X2dpi_mock)
W2691_TRAESCS2A01G231900tmp2 <- cbind(W2691_TRAESCS2A01G231900geneid, W2691_TRAESCS2A01G231900day4, W2691_TRAESCS2A01G231900mock, W2691_TRAESCS2A01G231900$X4dpi_mock)
W2691_TRAESCS2A01G231900tmp3 <- cbind(W2691_TRAESCS2A01G231900geneid, W2691_TRAESCS2A01G231900day6, W2691_TRAESCS2A01G231900mock, W2691_TRAESCS2A01G231900$X6dpi_mock)
W2691_TRAESCS2A01G231900tmp4 <- cbind(W2691_TRAESCS2A01G231900geneid, W2691_TRAESCS2A01G231900day2, W2691_TRAESCS2A01G231900inoc, W2691_TRAESCS2A01G231900$X2dpi_inoc)
W2691_TRAESCS2A01G231900tmp5 <- cbind(W2691_TRAESCS2A01G231900geneid, W2691_TRAESCS2A01G231900day4, W2691_TRAESCS2A01G231900inoc, W2691_TRAESCS2A01G231900$X4dpi_inoc)
W2691_TRAESCS2A01G231900tmp6 <- cbind(W2691_TRAESCS2A01G231900geneid, W2691_TRAESCS2A01G231900day6, W2691_TRAESCS2A01G231900inoc, W2691_TRAESCS2A01G231900$X6dpi_inoc)
W2691_TRAESCS2A01G231900_ALL <- rbind(W2691_TRAESCS2A01G231900tmp1, W2691_TRAESCS2A01G231900tmp2, W2691_TRAESCS2A01G231900tmp3, W2691_TRAESCS2A01G231900tmp4, W2691_TRAESCS2A01G231900tmp5, W2691_TRAESCS2A01G231900tmp6)
W2691_TRAESCS2A01G231900_ALL <- as.data.frame(W2691_TRAESCS2A01G231900_ALL, )
colnames(W2691_TRAESCS2A01G231900_ALL) <- c("Geneid", "Day", "Treatment", "Average.Expression")
attach(W2691_TRAESCS2A01G231900_ALL)
W2691_TRAESCS2A01G231900_ALL$Average.Expression <- as.numeric(as.character(W2691_TRAESCS2A01G231900_ALL$Average.Expression))
W2691_TRAESCS2A01G231900_ALL$combined <- paste(W2691_TRAESCS2A01G231900_ALL$Day, W2691_TRAESCS2A01G231900_ALL$Treatment)
attach(W2691_TRAESCS2A01G231900_ALL)

W2691_TRAESCS2A01G231900_ALL$Average.Expression <- (W2691_TRAESCS2A01G231900_ALL$Average.Expression+1)
W2691_TRAESCS2A01G231900_ALL$log2_exp <- log2(W2691_TRAESCS2A01G231900_ALL$Average.Expression)

#########


####W2691 plot
W2691_TRAESCS2A01G231900_plot <- ggplot(W2691_TRAESCS2A01G231900_ALL, aes(x = combined,
                                                                          y = log2_exp,
                                                                          group = Geneid,
                                                                          color = "#636363")) +
  geom_line(size = 0.1) +
  labs(x = "",
       y = expression(log[2](FPKM))) +
  scale_color_manual(values = c("#636363", "#D0270C")) +
  scale_y_continuous(breaks = scales::pretty_breaks(n = 3), limits = c(0, 10)) +
  theme(panel.background = element_blank(), 
        axis.line = element_line(color = "black"), 
        axis.text.x = element_blank(),
        axis.text.y = element_text(color = "black", size = 8),
        axis.title.y = element_text(color = "black", size = 8),
        axis.title.x = element_blank(),
        legend.position = "none") +
  geom_line(data = subset(W2691_TRAESCS2A01G231900_ALL, Geneid == "TRAESCS6A01G083200"), aes(x = combined, y = log2_exp), color = "#D0270C") +
  geom_line(data = subset(W2691_TRAESCS2A01G231900_ALL, Geneid == "TRAESCS6B01G113900"), aes(x = combined, y = log2_exp), color = "#D0270C") +
  geom_line(data = subset(W2691_TRAESCS2A01G231900_ALL, Geneid == "TRAESCS6D01G077000"), aes(x = combined, y = log2_exp), color = "#D0270C") +
  geom_line(data = subset(W2691_TRAESCS2A01G231900_ALL, Geneid == "TRAESCS2A01G231900"), aes(x = combined, y = log2_exp), color = "#D0270C") +
  geom_line(data = subset(W2691_TRAESCS2A01G231900_ALL, Geneid == "TRAESCS2B01G253500"), aes(x = combined, y = log2_exp), color = "#D0270C") +
  geom_line(data = subset(W2691_TRAESCS2A01G231900_ALL, Geneid == "TRAESCS2D01G236800"), aes(x = combined, y = log2_exp), color = "#D0270C") +
  geom_line(data = subset(W2691_TRAESCS2A01G231900_ALL, Geneid == "TRAESCS3D01G246000"), aes(x = combined, y = log2_exp), color = "#D0270C") +
  geom_line(data = subset(W2691_TRAESCS2A01G231900_ALL, Geneid == "TRAESCS5D01G404600"), aes(x = combined, y = log2_exp), color = "#D0270C") +
  geom_line(data = subset(W2691_TRAESCS2A01G231900_ALL, Geneid == "TRAESCS4B01G346900"), aes(x = combined, y = log2_exp), color = "#D0270C") +
  geom_line(data = subset(W2691_TRAESCS2A01G231900_ALL, Geneid == "TRAESCS4D01G341800"), aes(x = combined, y = log2_exp), color = "#D0270C") +
  geom_line(data = subset(W2691_TRAESCS2A01G231900_ALL, Geneid == "TRAESCS5A01G515600"), aes(x = combined, y = log2_exp), color = "#D0270C") +
  geom_line(data = subset(W2691_TRAESCS2A01G231900_ALL, Geneid == "TRAESCS4B01G106300"), aes(x = combined, y = log2_exp), color = "#D0270C")

ggsave("VAD1_W2691.pdf", plot = W2691_TRAESCS2A01G231900_plot, device = "pdf", width = 2, height = 0.75, units = "in")
#######

#### Sr9b
Sr9b_TRAESCS2A01G231900 <- read.table("Sr9b_TRAESCS2A01G231900_network_expression.txt", header = TRUE, sep = "\t")
attach(Sr9b_TRAESCS2A01G231900)
Sr9b_TRAESCS2A01G231900$geneid <- as.character(Sr9b_TRAESCS2A01G231900$geneid)
Sr9b_TRAESCS2A01G231900day2 <- as.matrix(rep(2, nrow(Sr9b_TRAESCS2A01G231900)))
Sr9b_TRAESCS2A01G231900day4 <- as.matrix(rep(4, nrow(Sr9b_TRAESCS2A01G231900)))
Sr9b_TRAESCS2A01G231900day6 <- as.matrix(rep(6, nrow(Sr9b_TRAESCS2A01G231900)))
Sr9b_TRAESCS2A01G231900mock <- as.matrix(rep("Mock", nrow(Sr9b_TRAESCS2A01G231900)))
Sr9b_TRAESCS2A01G231900inoc <- as.matrix(rep("Inoc", nrow(Sr9b_TRAESCS2A01G231900)))
Sr9b_TRAESCS2A01G231900geneid <- Sr9b_TRAESCS2A01G231900$geneid
Sr9b_TRAESCS2A01G231900tmp1 <- cbind(Sr9b_TRAESCS2A01G231900geneid, Sr9b_TRAESCS2A01G231900day2, Sr9b_TRAESCS2A01G231900mock, Sr9b_TRAESCS2A01G231900$X2dpi_mock)
Sr9b_TRAESCS2A01G231900tmp2 <- cbind(Sr9b_TRAESCS2A01G231900geneid, Sr9b_TRAESCS2A01G231900day4, Sr9b_TRAESCS2A01G231900mock, Sr9b_TRAESCS2A01G231900$X4dpi_mock)
Sr9b_TRAESCS2A01G231900tmp3 <- cbind(Sr9b_TRAESCS2A01G231900geneid, Sr9b_TRAESCS2A01G231900day6, Sr9b_TRAESCS2A01G231900mock, Sr9b_TRAESCS2A01G231900$X6dpi_mock)
Sr9b_TRAESCS2A01G231900tmp4 <- cbind(Sr9b_TRAESCS2A01G231900geneid, Sr9b_TRAESCS2A01G231900day2, Sr9b_TRAESCS2A01G231900inoc, Sr9b_TRAESCS2A01G231900$X2dpi_inoc)
Sr9b_TRAESCS2A01G231900tmp5 <- cbind(Sr9b_TRAESCS2A01G231900geneid, Sr9b_TRAESCS2A01G231900day4, Sr9b_TRAESCS2A01G231900inoc, Sr9b_TRAESCS2A01G231900$X4dpi_inoc)
Sr9b_TRAESCS2A01G231900tmp6 <- cbind(Sr9b_TRAESCS2A01G231900geneid, Sr9b_TRAESCS2A01G231900day6, Sr9b_TRAESCS2A01G231900inoc, Sr9b_TRAESCS2A01G231900$X6dpi_inoc)
Sr9b_TRAESCS2A01G231900_ALL <- rbind(Sr9b_TRAESCS2A01G231900tmp1, Sr9b_TRAESCS2A01G231900tmp2, Sr9b_TRAESCS2A01G231900tmp3, Sr9b_TRAESCS2A01G231900tmp4, Sr9b_TRAESCS2A01G231900tmp5, Sr9b_TRAESCS2A01G231900tmp6)
Sr9b_TRAESCS2A01G231900_ALL <- as.data.frame(Sr9b_TRAESCS2A01G231900_ALL, )
colnames(Sr9b_TRAESCS2A01G231900_ALL) <- c("Geneid", "Day", "Treatment", "Average.Expression")
attach(Sr9b_TRAESCS2A01G231900_ALL)
Sr9b_TRAESCS2A01G231900_ALL$Average.Expression <- as.numeric(as.character(Sr9b_TRAESCS2A01G231900_ALL$Average.Expression))
Sr9b_TRAESCS2A01G231900_ALL$combined <- paste(Sr9b_TRAESCS2A01G231900_ALL$Day, Sr9b_TRAESCS2A01G231900_ALL$Treatment)
attach(Sr9b_TRAESCS2A01G231900_ALL)


Sr9b_TRAESCS2A01G231900_ALL$Average.Expression <- (Sr9b_TRAESCS2A01G231900_ALL$Average.Expression+1)
Sr9b_TRAESCS2A01G231900_ALL$log2_exp <- log2(Sr9b_TRAESCS2A01G231900_ALL$Average.Expression)
#########

##Sr9b plot
Sr9b_TRAESCS2A01G231900_plot <- ggplot(Sr9b_TRAESCS2A01G231900_ALL, aes(x = combined,
                                                                        y = log2_exp,
                                                                        group = Geneid,
                                                                        color = "#636363")) +
  geom_line(size = 0.1) +
  labs(x = "",
       y = "") +
  scale_y_continuous(breaks = c(0, 5, 10), labels = c("", "", ""), limits = c(0, 10)) +
  scale_color_manual(values = c("#636363", "#D0270C")) +
  theme(panel.background = element_blank(), 
        axis.line = element_line(color = "black"), 
        axis.text.x = element_blank(),
        axis.text.y = element_text(color = "black", size = 8),
        axis.title.y = element_blank(),
        axis.title.x = element_blank(),
        legend.position = "none") +
  geom_line(data = subset(Sr9b_TRAESCS2A01G231900_ALL, Geneid == "TRAESCS6A01G083200"), aes(x = combined, y = log2_exp), color = "#D0270C") +
  geom_line(data = subset(Sr9b_TRAESCS2A01G231900_ALL, Geneid == "TRAESCS6B01G113900"), aes(x = combined, y = log2_exp), color = "#D0270C") +
  geom_line(data = subset(Sr9b_TRAESCS2A01G231900_ALL, Geneid == "TRAESCS6D01G077000"), aes(x = combined, y = log2_exp), color = "#D0270C") +
  geom_line(data = subset(Sr9b_TRAESCS2A01G231900_ALL, Geneid == "TRAESCS2A01G231900"), aes(x = combined, y = log2_exp), color = "#D0270C") +
  geom_line(data = subset(Sr9b_TRAESCS2A01G231900_ALL, Geneid == "TRAESCS2B01G253500"), aes(x = combined, y = log2_exp), color = "#D0270C") +
  geom_line(data = subset(Sr9b_TRAESCS2A01G231900_ALL, Geneid == "TRAESCS2D01G236800"), aes(x = combined, y = log2_exp), color = "#D0270C") +
  geom_line(data = subset(Sr9b_TRAESCS2A01G231900_ALL, Geneid == "TRAESCS3D01G246000"), aes(x = combined, y = log2_exp), color = "#D0270C") +
  geom_line(data = subset(Sr9b_TRAESCS2A01G231900_ALL, Geneid == "TRAESCS5D01G404600"), aes(x = combined, y = log2_exp), color = "#D0270C") +
  geom_line(data = subset(Sr9b_TRAESCS2A01G231900_ALL, Geneid == "TRAESCS4B01G346900"), aes(x = combined, y = log2_exp), color = "#D0270C") +
  geom_line(data = subset(Sr9b_TRAESCS2A01G231900_ALL, Geneid == "TRAESCS4D01G341800"), aes(x = combined, y = log2_exp), color = "#D0270C") +
  geom_line(data = subset(Sr9b_TRAESCS2A01G231900_ALL, Geneid == "TRAESCS5A01G515600"), aes(x = combined, y = log2_exp), color = "#D0270C") +
  geom_line(data = subset(Sr9b_TRAESCS2A01G231900_ALL, Geneid == "TRAESCS4B01G106300"), aes(x = combined, y = log2_exp), color = "#D0270C")

ggsave("VAD1_Sr9b_log2.pdf", plot = Sr9b_TRAESCS2A01G231900_plot, device = "pdf", width = 2, height = 0.75, units = "in")
#######
